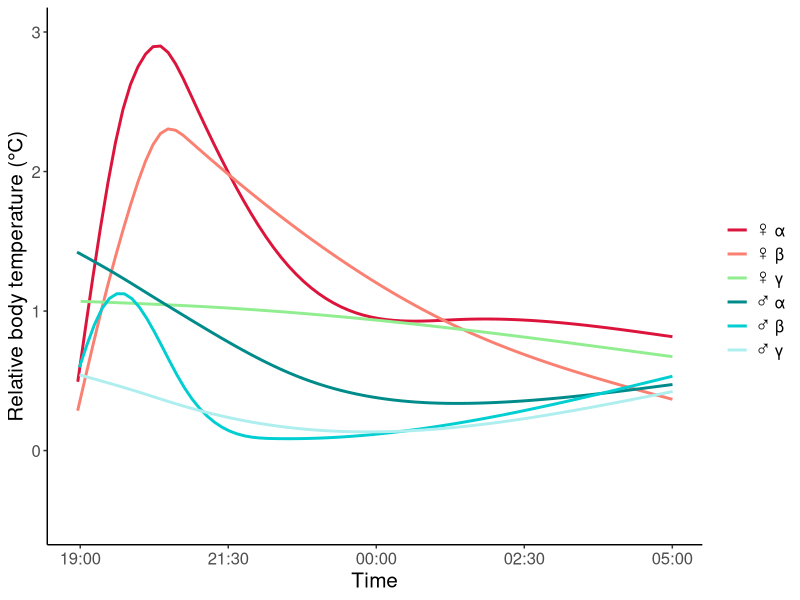
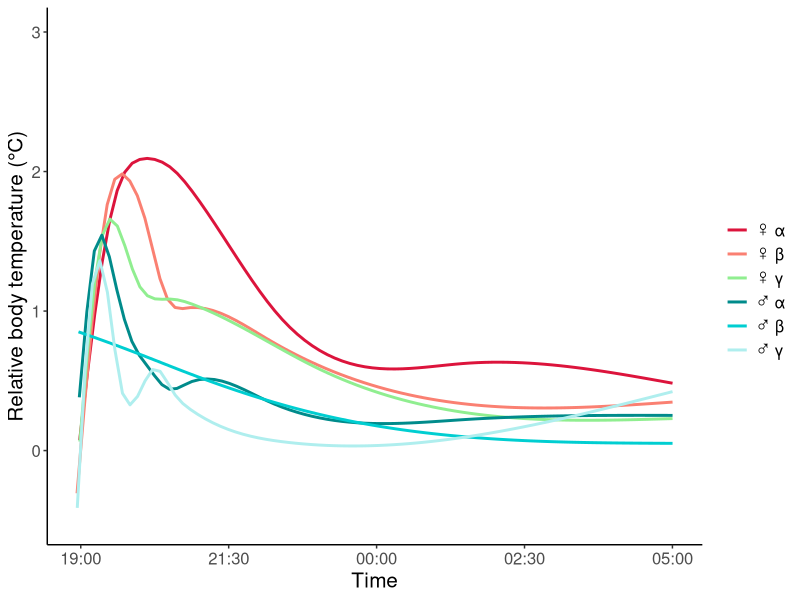

These charts were generated, in order, by the following R code:
# --------------------------------------------------------------------
# 1. Load Required Libraries
# --------------------------------------------------------------------
library(mgcv)       # For Generalized Additive Models (GAM)
library(ggplot2)    # For data visualization
# --------------------------------------------------------------------
# 2. Data Loading and Preparation
# --------------------------------------------------------------------
data_t <- read.csv("body_temp.csv")
data_i <- read.csv("individual.csv")

# Select only necessary columns from individual data (nm, gender)
data_i <- data_i[, c("nm", "gender")]

# Merge time-series data with individual data
data_t <- merge(data_t, data_i, all.x = TRUE, by = "nm") 

# Create a combined factor for grouping
data_t$group <- paste(data_t$gender, data_t$mi_hier)

# Separate data by treatment group
data_m <- subset(data_t, data_t$treat == "maggot") # Blowfly group
data_c <- subset(data_t, data_t$treat == "control") # Control group

# --------------------------------------------------------------------
# 3. Statistical Analysis
# --------------------------------------------------------------------

# 1. Split the data frames into a list based on the 'group' variable
list_of_groups_maggot <- split(data_m, data_m$group)
list_of_groups_control <- split(data_c, data_c$group)

# 2. Define a function to fit the GAM model and return the ANOVA result
run_gam_and_anova <- function(data_subset) {
  # Fit GAM Model: Relative body temperature (Tb.Tc) as a smooth function of time
  # bs="cs" specifies a cubic regression spline
  model <- gam(Tb.Tc ~ s(Time_Relative_sf, bs = "cs"), data = data_subset)
  
  # Return the ANOVA result to test the significance of the smooth term
  return(anova(model))
}

# 3. Apply the function to each data frame in the list using lapply()
all_anova_results <- c(
  lapply(list_of_groups_maggot, run_gam_and_anova),
  lapply(list_of_groups_control, run_gam_and_anova)
)

# Print all results
print(all_anova_results) 

# --------------------------------------------------------------------
# 4. Visualization (Figure 2A & 2B)
# Plotting the GAM-smoothed time course of relative body temperature
# --------------------------------------------------------------------

# Define shared color and label scheme
color_scheme <- c("#dc143c", "#fa8072", "#90EE90", "#008b8b", "#00ced1", "#afeeee")
label_scheme <- c("♀ α", "♀ β", "♀ γ", "♂ α", "♂ β", "♂ γ")

# --- Figure 2A: Control Group ---
figure_2A <- ggplot(data = data_c, aes(x = Time_Relative_sf / 3600, y = Tb.Tc, color = group)) +
  # Plot GAM smooth curve
  geom_smooth(method = "gam", se = FALSE, formula = y ~ s(x, bs = "cs")) +
  
  # Manual color scale and labels (Social Rank + Gender)
  scale_color_manual(
    name = "",
    values = color_scheme,
    labels = label_scheme
  ) +
  
  theme_classic() +
  theme(text = element_text(size = 15)) +
  labs(x = "Time", y = "Relative body temperature (°C)") +
  
  # Custom x-axis breaks and labels (converting seconds to time clock)
  scale_x_continuous(
    breaks = c(0.0, 2.5, 5.0, 7.5, 10.0), 
    labels = c("19:00", "21:30", "00:00", "02:30", "05:00") 
  ) +
  coord_cartesian(ylim = c(-0.5, 3), expand = TRUE)

print(figure_2A)

# --- Figure 2B: Blowfly Group ---
figure_2B <- ggplot(data = data_m, aes(x = Time_Relative_sf / 3600, y = Tb.Tc, color = group)) +
  # Plot GAM smooth curve
  geom_smooth(method = "gam", se = FALSE, formula = y ~ s(x, bs = "cs")) +
  
  # Manual color scale and labels
  scale_color_manual(
    name = "",
    values = color_scheme,
    labels = label_scheme
  ) +
  
  theme_classic() +
  theme(text = element_text(size = 15)) +
  labs(x = "Time", y = "Relative body temperature (°C)") +
  
  # Custom x-axis breaks and labels
  scale_x_continuous(
    breaks = c(0.0, 2.5, 5.0, 7.5, 10.0), 
    labels = c("19:00", "21:30", "00:00", "02:30", "05:00") 
  ) +
  coord_cartesian(ylim = c(-0.5, 3), expand = TRUE)

print(figure_2B)